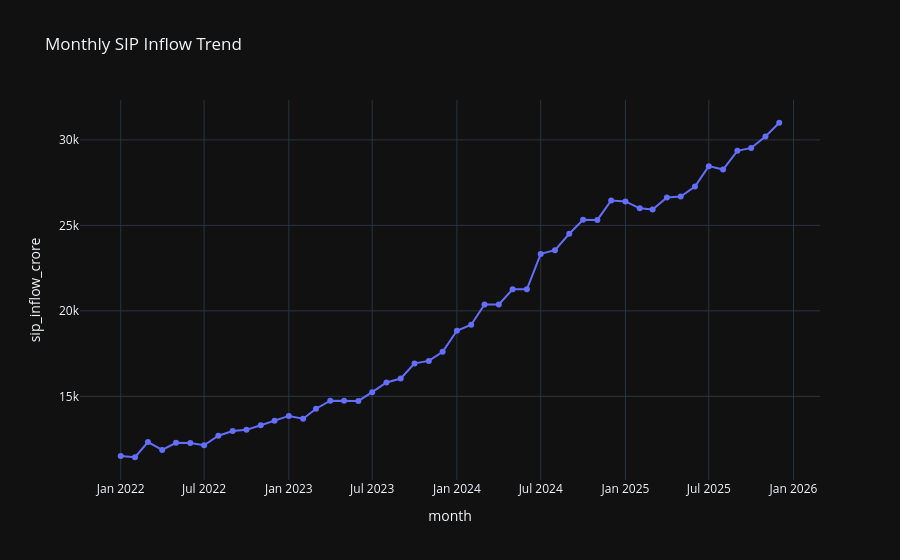

The cell this chart's notebook holds for it:
### Markdown cell above
AUM data shows strong concentration among leading fund houses, indicating dominance of large AMCs in asset accumulation over time.

### Code cell
# SIP inflow trend analysis

fig_sip = px.line(
    sip,
    x=sip.columns[0],
    y=sip.columns[1],
    markers=True,
    title="Monthly SIP Inflow Trend"
)

fig_sip.update_layout(template="plotly_dark")

fig_sip.show()

# Save output
fig_sip.write_image("reports/exported_charts/sip_inflow.png")

### Figure 1 — Plotly figure (JSON) as saved in the notebook; plotly's stock layout.template omitted (floating-point values rounded to 4 significant figures)
{"data": [{"hovertemplate": "month=%{x}<br>sip_inflow_crore=%{y}<extra></extra>", "legendgroup": "", "line": {"color": "#636efa", "dash": "solid"}, "marker": {"symbol": "circle"}, "mode": "lines+markers", "name": "", "orientation": "v", "showlegend": false, "type": "scatter", "x": ["2022-01-01T00:00:00", "2022-02-01T00:00:00", "2022-03-01T00:00:00", "2022-04-01T00:00:00", "2022-05-01T00:00:00", "2022-06-01T00:00:00", "2022-07-01T00:00:00", "2022-08-01T00:00:00", "2022-09-01T00:00:00", "2022-10-01T00:00:00", "2022-11-01T00:00:00", "2022-12-01T00:00:00", "2023-01-01T00:00:00", "2023-02-01T00:00:00", "2023-03-01T00:00:00", "2023-04-01T00:00:00", "2023-05-01T00:00:00", "2023-06-01T00:00:00", "2023-07-01T00:00:00", "2023-08-01T00:00:00", "2023-09-01T00:00:00", "2023-10-01T00:00:00", "2023-11-01T00:00:00", "2023-12-01T00:00:00", "2024-01-01T00:00:00", "2024-02-01T00:00:00", "2024-03-01T00:00:00", "2024-04-01T00:00:00", "2024-05-01T00:00:00", "2024-06-01T00:00:00", "2024-07-01T00:00:00", "2024-08-01T00:00:00", "2024-09-01T00:00:00", "2024-10-01T00:00:00", "2024-11-01T00:00:00", "2024-12-01T00:00:00", "2025-01-01T00:00:00", "2025-02-01T00:00:00", "2025-03-01T00:00:00", "2025-04-01T00:00:00", "2025-05-01T00:00:00", "2025-06-01T00:00:00", "2025-07-01T00:00:00", "2025-08-01T00:00:00", "2025-09-01T00:00:00", "2025-10-01T00:00:00", "2025-11-01T00:00:00", "2025-12-01T00:00:00"], "xaxis": "x", "y": [11517, 11438, 12328, 11863, 12286, 12276, 12140, 12694, 12976, 13040, 13306, 13573, 13856, 13687, 14276, 14749, 14749, 14734, 15245, 15814, 16042, 16928, 17073, 17610, 18838, 19187, 20371, 20371, 21262, 21262, 23332, 23547, 24509, 25323, 25320, 26459, 26400, 25999, 25926, 26632, 26688, 27274, 28464, 28265, 29361, 29529, 30200, 31002], "yaxis": "y"}], "layout": {"legend": {"tracegroupgap": 0}, "title": {"text": "Monthly SIP Inflow Trend"}, "xaxis": {"anchor": "y", "domain": [0, 1], "title": {"text": "month"}}, "yaxis": {"anchor": "x", "domain": [0, 1], "title": {"text": "sip_inflow_crore"}}}}
